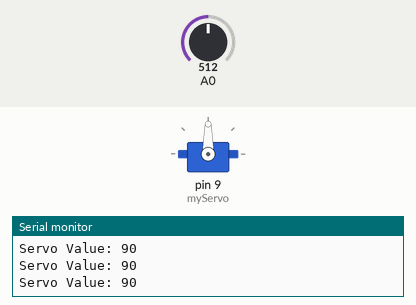
A sketch run on a simulated Arduino Uno, built with avr-gcc and run on an emulated ATmega328P. Parts: servo, the last lines printed to the serial monitor. Inputs (shaded band) come from the test bench; at power-on: A0 = 512.

Above: at 1.2 s.
1.3 s: A0 set to 716
At 2.2 s:
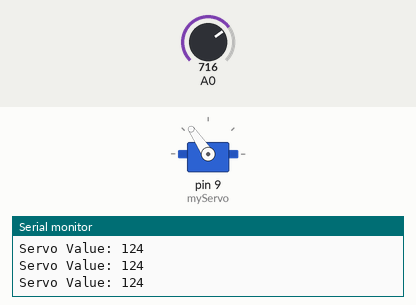
2.8 s: A0 set to 900
At 3.6 s:
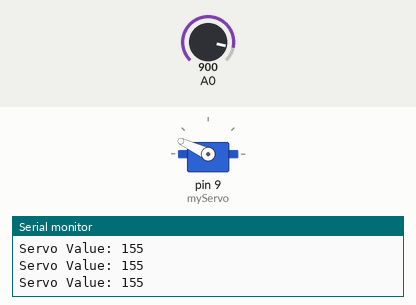
4.3 s: A0 set to 1023
At 5.0 s:
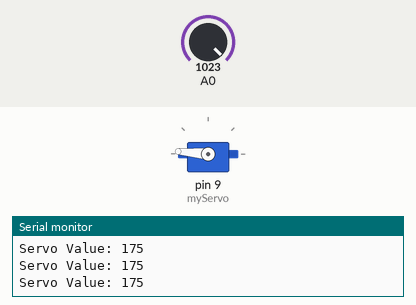
5.8 s: A0 set to 306
At 6.4 s:
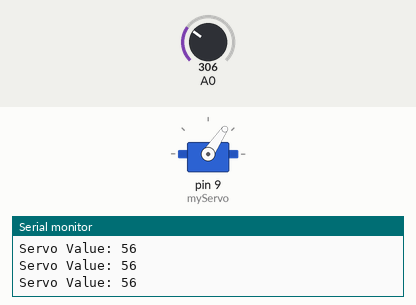
7.3 s: A0 set to 122
At 7.7 s:
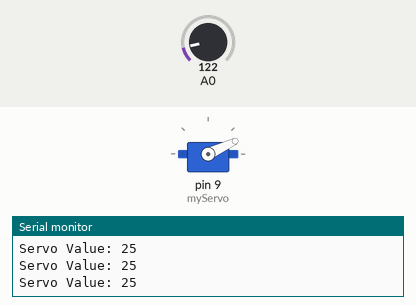
8.8 s: A0 set to 511
At 10.3 s:
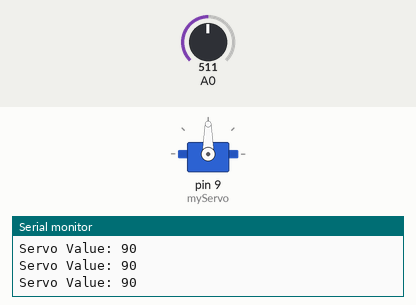
Timing chart, 0 to 11.3 s (numbered marks = the images above; inputs shaded):
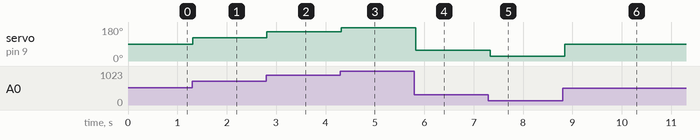

The sketch:

ServoControl.ino
```cpp
/*
Basic Servo Control using a Potentiometer-based joystick
March 2015
Nick McComb
[mccombn@onid.oregonstate.edu]

Description:
This program uses a basic potentiometer based joystick to move a servomotor. The joystick used was https://www.sparkfun.com/products/9032 .

The pot is attached to 5V, A0, Gnd (in that order)
The servo is attached to 5V, Gnd, Pin 9


Pseudocode:

-Store Analog Value
-Divide to get it into the range for the servo (0-170)
-Add offset to get it into final range (5-175)
-Write value to servo
-Rinse and repeat

*/
#include <Servo.h>

Servo myServo;   //Create servo object

void setup(){
  Serial.begin(9600);   //Begin Serial Communication

  myServo.attach(9);    //Attach the servo to Pin 9

  Serial.println("[Board Init]");  //Send init str
}


void loop(){
  short analogValue = analogRead(A0);  //Read in the analog value, store it in a variable
  short servoValue = analogValue / 6;  //Divide the value by 6 (1024/170) to get our value
                                       //into the range that we want it to be (0-170)
  servoValue = servoValue + 5;         //Add an offset of 5 to put it in the final range (5-175)
  Serial.print("Servo Value: ");       //Nice message
  Serial.println(servoValue);

  myServo.write(servoValue);           //Write the value to the Servo

  delay(100);                          //Check the pot (& output to screen) @ 10Hz
}
```

Measured:
- after the input at 1.3 s, servo on pin 9 (myServo): 90° → 124° at once
- after the input at 2.8 s, servo on pin 9 (myServo): 124° → 155° at once
- after the input at 4.3 s, servo on pin 9 (myServo): 155° → 175° at once
- after the input at 5.8 s, servo on pin 9 (myServo): 175° → 56° at once
- after the input at 7.3 s, servo on pin 9 (myServo): 56° → 25° at once
- after the input at 8.8 s, servo on pin 9 (myServo): 25° → 90° at once
